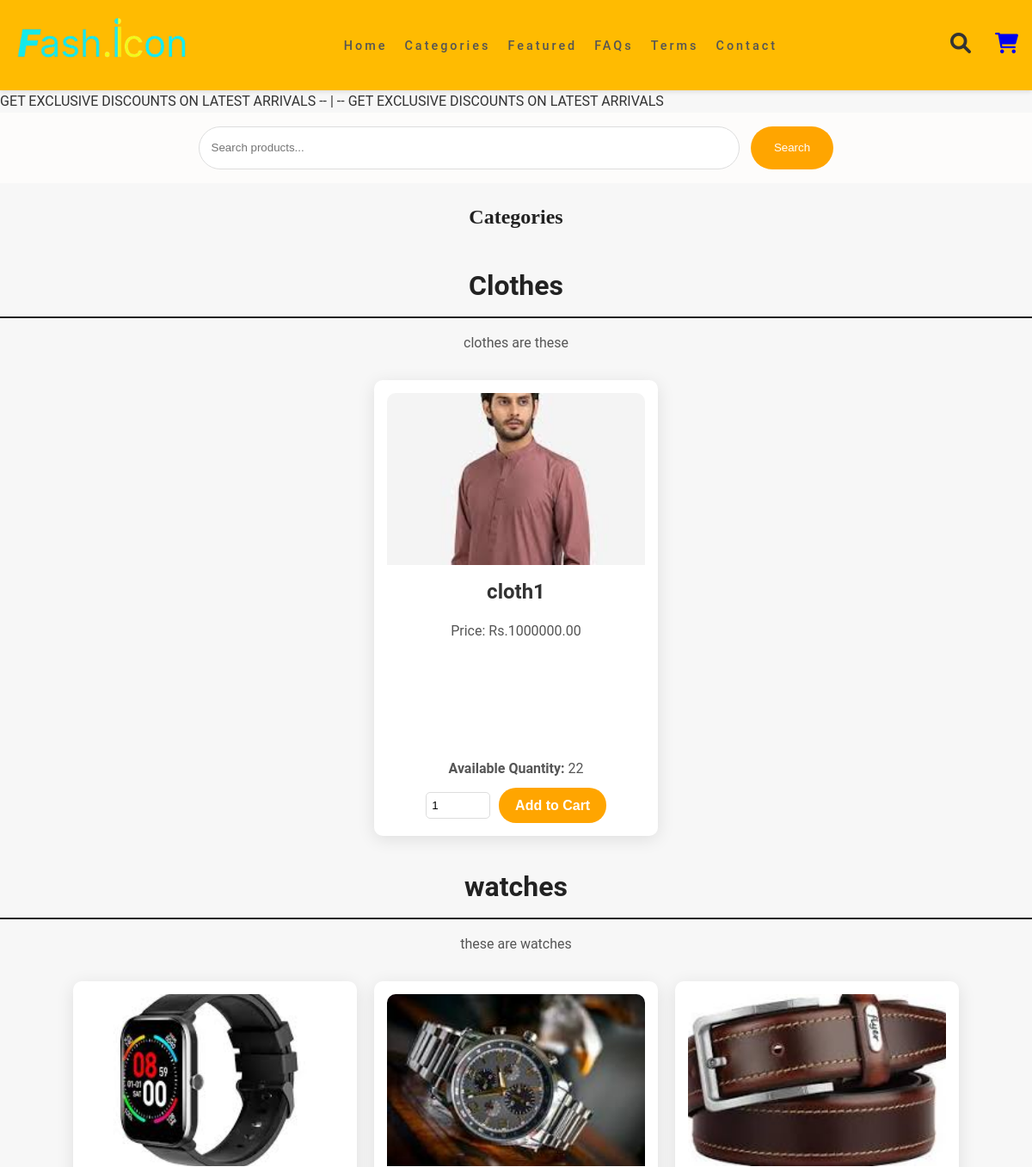
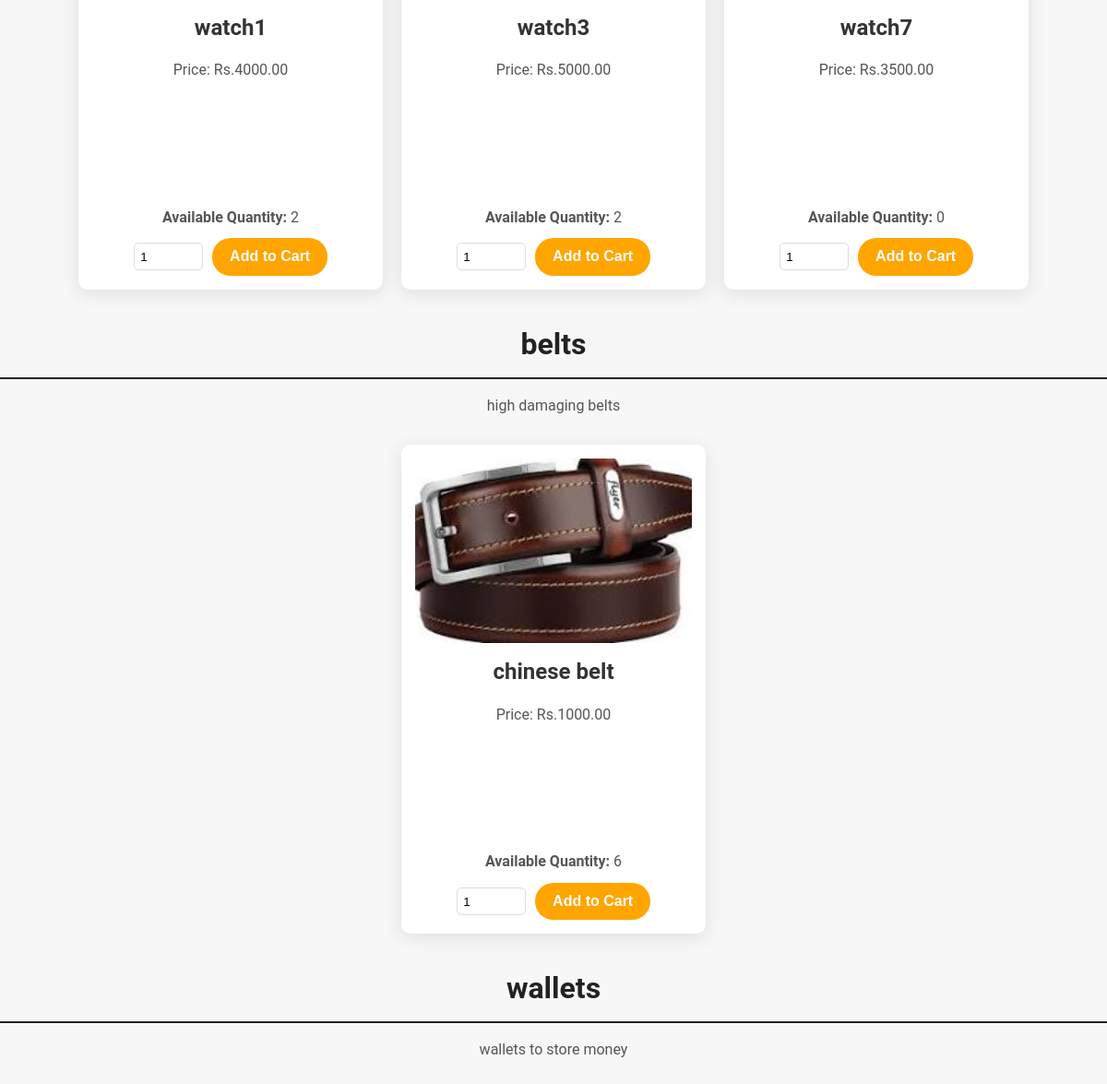
/categories/, run on an earlier commit of the app's database (2 pictures, top to bottom).
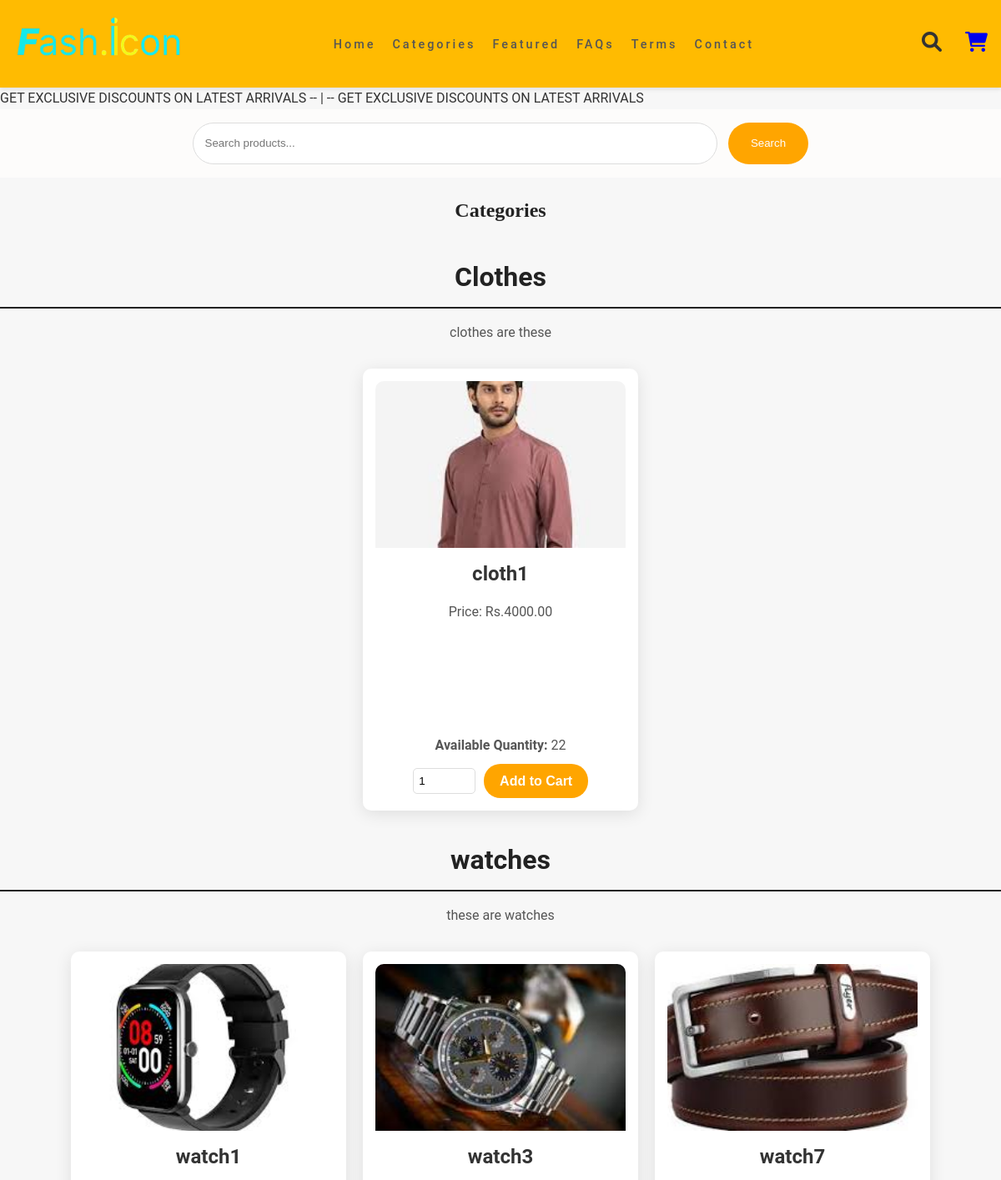
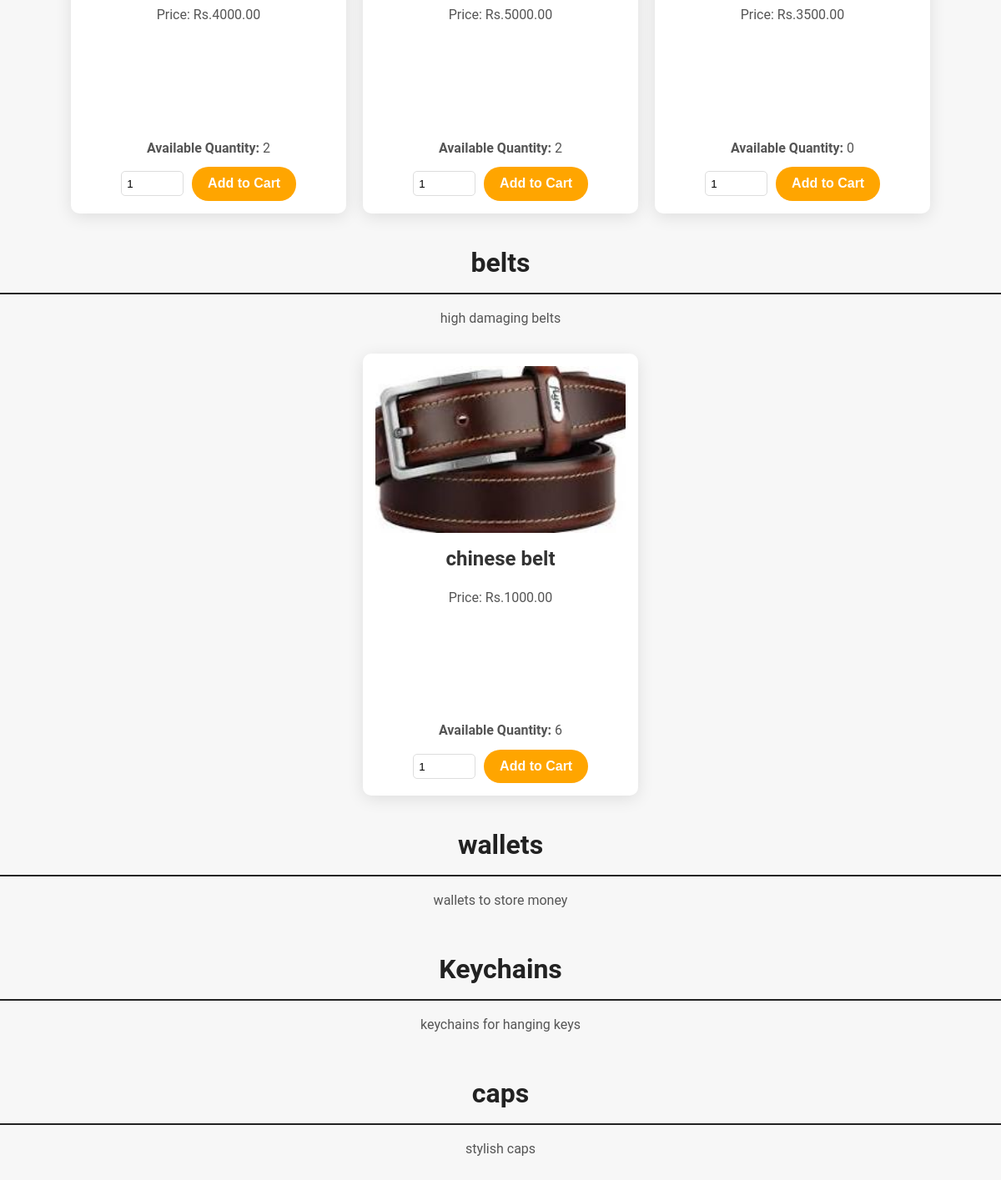
And on a later commit of the database (2 pictures, top to bottom).
### keychain_app/models.py (models this page shows, shortened)
class Category(models.Model):
    name = models.CharField(max_length=100)
    url_name = models.SlugField(unique=True, default='none')  # Specify a default value
    image = models.ImageField(upload_to='category_images/', blank=True, null=True)  # Add image field
    description = models.TextField(blank=True)

class Product(models.Model):
    name = models.CharField(max_length=100)
    description = models.TextField()
    price = models.DecimalField(max_digits=10, decimal_places=2)
    original_price = models.DecimalField(max_digits=10, decimal_places=2, null=True, blank=True)
    quantity = models.PositiveIntegerField()
    image = models.ImageField(upload_to='products/')
    is_featured = models.BooleanField(default=False)
    is_discounted = models.BooleanField(default=False)  # New field for discounted items
    is_best_seller = models.BooleanField(default=False)  # New field for best sellers
    category = models.ForeignKey(Category, related_name='products', on_delete=models.CASCADE)

### keychain_app/views.py (the view)
# urls.py: path('categories/', views.category_list, name='category_list'),
def category_list(request):
    categories = Category.objects.all()
    return render(request, 'category_list.html', {'categories': categories})

### keychain_app/templates/category_list.html (shortened to what this page needs)
{% load static %}
<!DOCTYPE html>
<html lang="en">
<head>
    <link
    rel="stylesheet"
    href="https://cdnjs.cloudflare.com/ajax/libs/font-awesome/5.15.2/css/all.min.css"
  />
</head>
<body>
    {% include 'navbar.html' %}
    <h2>Categories</h2>
    <ul>
        {% for category in categories %}
            <li class="category-card">
                <h3>{{ category.name }}</h3>
                <p>{{ category.description }}</p>
                <ul class="product-list">
                    {% for product in category.products.all %}
                        <li class="product-card">
                            <img src="{{ product.image.url }}" alt="{{ product.name }}">
                            <h4>{{ product.name }}</h4>
                            <p>Price: Rs.{{ product.price }}</p>
                            <div class="product-details">
                                <p><strong>Available Quantity:</strong> {{ product.quantity }}</p>
                                <form method="post" action="{% url 'add_product_to_cart' product.id %}" class="add-to-cart">
                                    <input type="number" name="quantity_{{ product.id }}" value="1" min="1" max="{{ product.quantity }}">
                                    <button type="submit">Add to Cart</button>
                                </form>
                            </div>
                        </li>
                    {% endfor %}
                </ul>
            </li>
        {% endfor %}
    </ul>
</body>
</html>

What changed in the data, as far as the page shows it:
changed Product "cloth1": price "1000000.00" → "4000.00"
added Category: name "Keychains", description "keychains for hanging keys"
added Category: name "caps", description "stylish caps"
